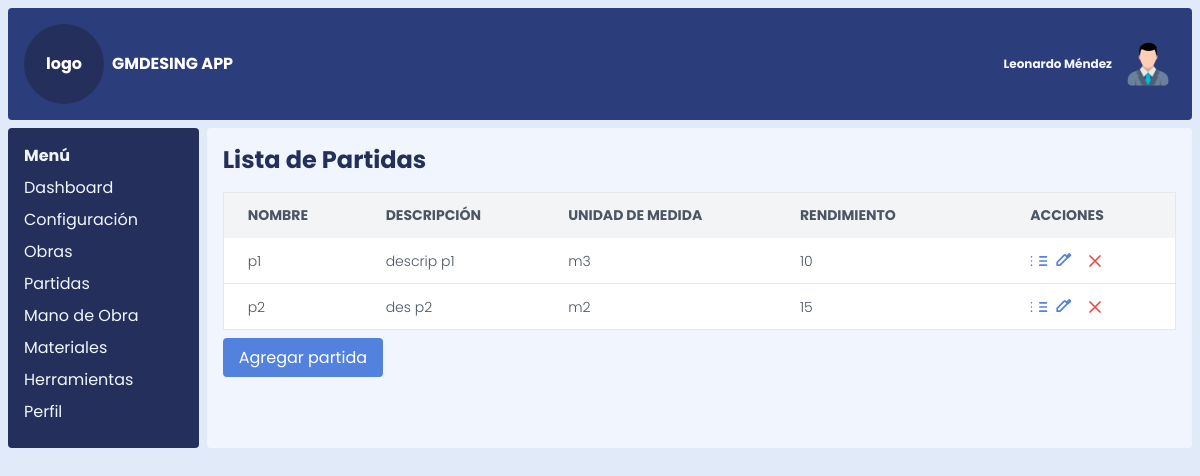
The page /partidas on the database as committed earlier.
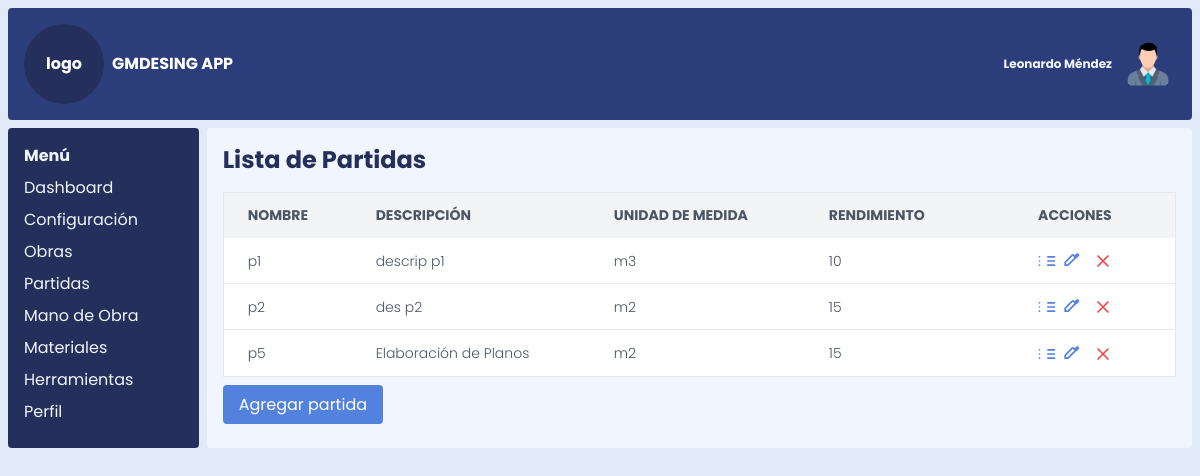
The same page on the database as committed later.
### models.py (models this page shows)
class Partida(db.Model):
    __tablename__ = 'partida'
    id_partida = db.Column(db.Integer, primary_key=True)
    nombre_partida = db.Column(db.String(100), nullable=False)
    descripcion_partida = db.Column(db.Text)
    unidad_medida_id = db.Column(
        db.Integer,
        db.ForeignKey('unidad_medida.id_unidad_medida', name='fk_partida_unidad_medida')
    )
    rendimiento = db.Column(db.Integer)
    obras = db.relationship('ObraPartida', back_populates='partida', lazy='dynamic')  # Relación con Obras
    manos_obra = db.relationship('PartidasManoDeObra', backref='partida', lazy=True)
    herramientas = db.relationship('PartidasHerramientas', backref='partida', lazy=True)
    materiales = db.relationship('PartidasMateriales', backref='partida', lazy=True)
    unidad_medida = db.relationship('UnidadMedida', backref='partidas')

class UnidadMedida(db.Model):
    __tablename__ = 'unidad_medida'
    id_unidad_medida = db.Column(db.Integer, primary_key=True)
    nombre_unidad_medida = db.Column(db.String(100), nullable=False)

### app.py (the view)
@app.route('/partidas')
def listar_partidas():
    partidas = Partida.query.all()
    return render_template('listar_partidas.html', partidas_lista=partidas,datos=datos)

### templates/listar_partidas.html (shortened to what this page needs)
{% extends 'index.html' %}
{% block content %}
    <h1 class="text-2xl font-bold mb-4">Lista de Partidas</h1>
    <div class="overflow-x-auto">
        <table class="min-w-full bg-white border border-gray-200">
            <thead>
                <tr class="bg-gray-100 text-gray-600 uppercase text-sm leading-normal">
                    <th class="py-3 px-6 text-left">Nombre</th>
                    <th class="py-3 px-6 text-left">Descripción</th>
                    <th class="py-3 px-6 text-left">Unidad de Medida</th>
                    <th class="py-3 px-6 text-left">Rendimiento</th>
                    <th class="py-3 px-12 text-center">Acciones</th>
                </tr>
            </thead>
            <tbody class="text-gray-600 text-sm font-light">
                {% for partida in partidas_lista %}
                    <tr class="border-b border-gray-200 hover:bg-gray-100">
                        <td class="py-3 px-6">{{ partida.nombre_partida }}</td>
                        <td class="py-3 px-6">{{ partida.descripcion_partida or "Sin descripción" }}</td>
                        <td class="py-3 px-6">{{ partida.unidad_medida.nombre_unidad_medida or "Sin Und" }}</td>
                        <td class="py-3 px-6">{{ partida.rendimiento or "Sin Información" }}</td>
                        <td class="py-3 px-6 text-center">
                            <a href="{{ url_for('ver_partida', id=partida.id_partida) }}" class="text-blue-500 hover:text-blue-700" title="Ver Detalles">
                                <svg xmlns="http://www.w3.org/2000/svg" class="h-5 w-5 inline" fill="none" viewBox="0 0 24 24" stroke="currentColor">
                                    <path stroke-linecap="round" stroke-linejoin="round" stroke-width="2" d="M13 7h8M13 12h8m-8 5h8M3 7h.01M3 12h.01M3 17h.01" />
                                </svg>
                            </a>
                            <a href="{{ url_for('editar_partida', id_partida=partida.id_partida) }}" class="text-blue-500 hover:text-blue-700" title="Editar">
                            </a>
                            <a href="{{ url_for('eliminar_partida', id_partida=partida.id_partida) }}" class="text-red-500 hover:text-red-700 ml-2" title="Eliminar">
                                <svg xmlns="http://www.w3.org/2000/svg" class="h-5 w-5 inline" fill="none" viewBox="0 0 24 24" stroke="currentColor">
                                    <path stroke-linecap="round" stroke-linejoin="round" stroke-width="2" d="M6 18L18 6M6 6l12 12" />
                                </svg>
                            </a>
                        </td>
                    </tr>
                {% endfor %}
            </tbody>
        </table>
    </div>
    <div class="mt-4">
        <a href="{{ url_for('crear_partida') }}" class="bg-blue-500 text-white px-4 py-2 rounded hover:bg-blue-600">Agregar partida</a>
    </div>
{% endblock %}

Rows that differ between the two databases and show on the page:
added Partida: nombre_partida "p5", descripcion_partida "Elaboración de Planos", unidad_medida "m2", rendimiento "15"
